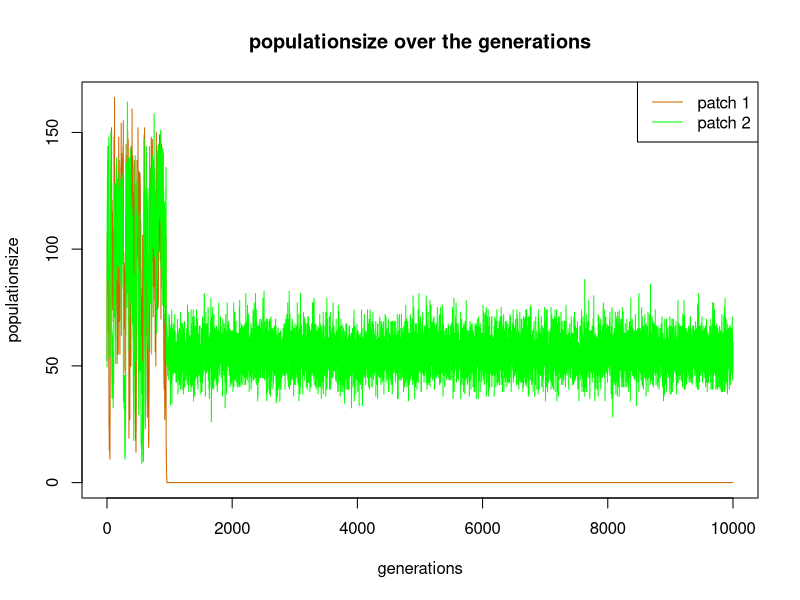
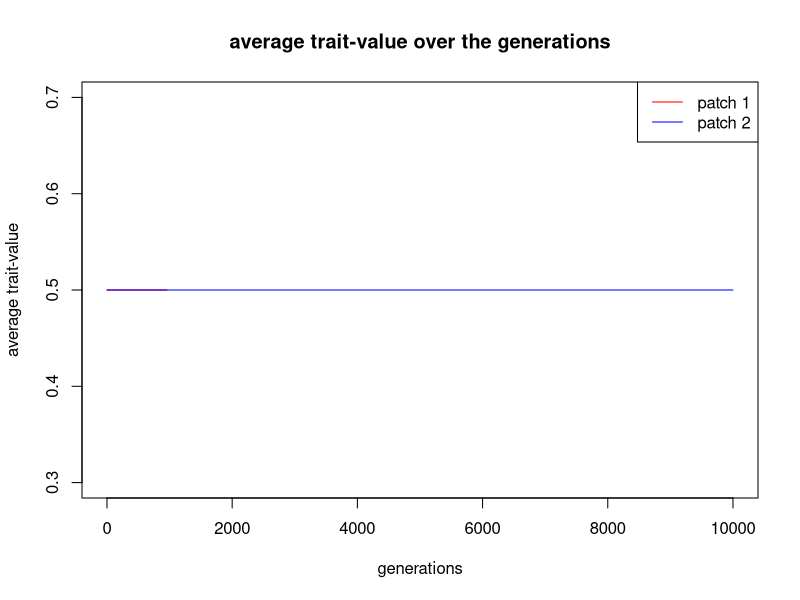

Recreate these plots in R, in order.
#Basic IBM
rm(list=ls())

##### PARAMETERS #####
Nt<-10000 #generations

#fecundity
a <-  0.49649467
b  <-  1.47718931
c1    <-  0.72415095
c2    <- -0.24464625
c3    <-  0.99490196
c4    <- -1.31337296
c5    <- -0.06855583
c6    <-  0.32833236
c7    <--20.88383990
c8    <- -0.66263785
c9    <-  2.39334027
c10   <-  0.11670283

##### FUNCTIONS #####
w<-function(a,b,z,N,Np){
  y=a+b*plogis(c1+c2*N+c3*z+c4*(0.5*N-Np)+c5*N^2+c6*z^2+c7*(0.5*N-Np)^2+c8*z*N+c9*z*(0.5*N-Np)+c10*N*(0.5*N-Np))
  return(y)
  }

  
##### PATCHES #####
N1<-abs(rnorm(1, mean=50, sd=10)) #patch 1 is drawn 
N2<-abs(rnorm(1, mean=50, sd=10)) #patch 2 is drawn
 
patch<-c(rep(1,N1),rep(2,N2)) #vector patch: is filled with patch 1 (=1) and patch 2 (=2)
trait<-c(rep(0.5,N1),rep(0.5,N2)) #vector trait: is for all indicviduals from both patches set as 5
survival<-c(rep(1,N1),rep(1,N2)) #vector survival: is for all new individuals of both patches 1
  
pop<-data.frame(patch,trait,survival) #data frame including all individuals out of both patches with the columns: patch, trait & survival


##### VECTORS #####
pop.N1.vector <- rep(0,Nt) #empty vector for the populationsize of each generation in patch 1
pop.N2.vector <- rep(0,Nt) #empty vector for the populationsize of each generation in patch 2
trait.N1.vector <- rep(0,Nt) #empty vector for the average trait-value of each generation in patch 1
trait.N2.vector <- rep(0,Nt) #empty vector for the average trait-value of each generation in patch 2

pop.N1.vector[1] <- N1 #populationsize for the first generation of patch 1
pop.N2.vector[1] <- N2 #populationsize for the first generation of patch 2
trait.N1.vector <- mean(pop$trait[pop$patch==1]) #average trait-value for the first generation of patch 1
trait.N2.vector <- mean(pop$trait[pop$patch==2]) #average trait-value for the first generation of patch 2

##### GENERATION LOOP START #####  
for(t in 2:Nt){
  N1<-nrow(subset(pop,pop$patch==1)) #N1 is every generation overwritten to keep updated 
  N2<-nrow(subset(pop,pop$patch==2)) #N2 is every generation overwritten to keep updated
  N<-c(nrow(pop)) #how many individuals there are in both patches


  ##### OFFSPRING #####
  N.0<-N/100
  N.l <- c(N1/100,N2/100) # vector of local population sizes
  
  if(N>0){
    Nchild <- rpois(nrow(pop),w(a,b,pop$trait,N.0,N.l[pop$patch])) #vectoe with number of offspring for each individual out of a poisson distribution
  }
    Hera <- rep(1:nrow(pop),Nchild) #replicates the individual to clone times the number it becomes offspring
    pop<-pop[c(1:nrow(pop),Hera),] #adds the clons of the individuals the the population data frame


  ##### DEATH #####
  pop$survival[1:N]<-pop$survival[1:N]-1 #survival set on 0
  pop <-subset(pop,pop$survival>0)
  ##### END DEATH #####


  pop.N1.vector[t] <-sum(pop$patch==1) #overwrites the populationsizes for each generation in the empty vector (patch 1)
  pop.N2.vector[t] <-sum(pop$patch==2) #overwrites the average trait-value for each generation in the empty vector (patch 2)
 
  trait.N1.vector[t] <- mean(pop$trait[pop$patch==1]) #overwrites the average trait-value for each generation in the empty vector (patch 1)
  trait.N2.vector[t] <- mean(pop$trait[pop$patch==2]) #overwrites the average trait-value for each generation in the empty vector (patch 2)

} 
##### GENERATION LOOP END #####


##### PLOTS #####
plot(pop.N1.vector, main="populationsize over the generations",xlab="generations",ylab="populationsize",type="l",col="darkorange3") #plot populationsize
lines(pop.N2.vector,type="l",col="green") #includes the populationsize of patch 2
legend("topright",legend=c("patch 1","patch 2"),lty=1,col=c("darkorange3","green"))

plot(trait.N1.vector,main="average trait-value over the generations", xlab="generations",ylab="average trait-value",type="l",col="red") #plot traitvalue
lines(trait.N2.vector,type="l",col="blue") #includes the average trait-value of patch 2
legend("topright",legend=c("patch 1","patch 2"),lty=1,col=c("red","blue"))
